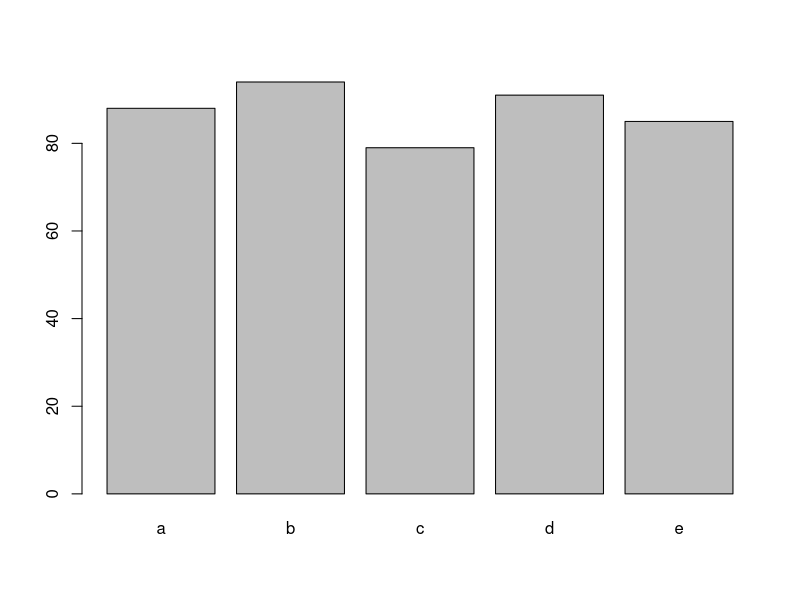

R code for this plot:
## ---- chunk 1
library(ggplot2)

## ---- chunk 2
# this is a comment
quiz1 <- 88 # this is how to assign a value to a name 
quiz2 <- 94 # <- is to assign a value
quiz3 <- 79

quiz1

# averaging
(quiz1 + quiz2 + quiz3) / 3

mean(quiz1 + quiz2 +quiz3) # not correct, just adds everything up
mean(quiz1, quiz2, quiz3) # also wrong, only returns the mean of the first argument
mean(c(quiz1, quiz2, quiz3))

list <- c(quiz1, quiz2, quiz3)

mean(list)

average <- mean(list)

quiz3 <- 99
quiz3

average

list <- c(quiz1, quiz2, quiz3)
average <- mean(list)
average
round(average, 2)
## ---- chunk 3

scores <- c(88, 94, 79, 91, 85)
scores

mean(scores)
min(scores)
max(scores)
length(scores)

summary(scores)

students <- c("a", "b", "c", "d", "e")
students

# bar plot
barplot(scores, names.arg = students)
## ---- chunk 4

## ---- chunk 5
